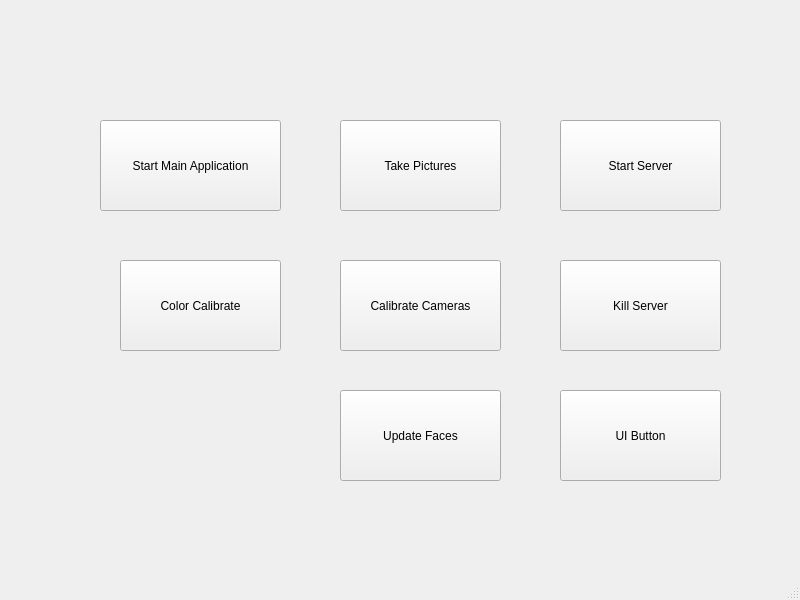
<?xml version="1.0" encoding="UTF-8"?>
<ui version="4.0">
 <class>MainWindow</class>
 <widget class="QMainWindow" name="MainWindow">
  <property name="geometry">
   <rect>
    <x>0</x>
    <y>0</y>
    <width>800</width>
    <height>600</height>
   </rect>
  </property>
  <property name="windowTitle">
   <string>MainWindow</string>
  </property>
  <widget class="QWidget" name="centralwidget">
   <widget class="QPushButton" name="MainApplicationButton">
    <property name="geometry">
     <rect>
      <x>100</x>
      <y>120</y>
      <width>181</width>
      <height>91</height>
     </rect>
    </property>
    <property name="text">
     <string>Start Main Application</string>
    </property>
   </widget>
   <widget class="QPushButton" name="TakePictureButton">
    <property name="geometry">
     <rect>
      <x>340</x>
      <y>120</y>
      <width>161</width>
      <height>91</height>
     </rect>
    </property>
    <property name="text">
     <string>Take Pictures</string>
    </property>
   </widget>
   <widget class="QPushButton" name="StartServerButton">
    <property name="geometry">
     <rect>
      <x>560</x>
      <y>120</y>
      <width>161</width>
      <height>91</height>
     </rect>
    </property>
    <property name="text">
     <string>Start Server</string>
    </property>
   </widget>
   <widget class="QPushButton" name="CalibrateCamerasBUtton">
    <property name="geometry">
     <rect>
      <x>340</x>
      <y>260</y>
      <width>161</width>
      <height>91</height>
     </rect>
    </property>
    <property name="text">
     <string>Calibrate Cameras</string>
    </property>
   </widget>
   <widget class="QPushButton" name="KillServerButton">
    <property name="geometry">
     <rect>
      <x>560</x>
      <y>260</y>
      <width>161</width>
      <height>91</height>
     </rect>
    </property>
    <property name="text">
     <string>Kill Server</string>
    </property>
   </widget>
   <widget class="QPushButton" name="ColorCalibrateButton">
    <property name="geometry">
     <rect>
      <x>120</x>
      <y>260</y>
      <width>161</width>
      <height>91</height>
     </rect>
    </property>
    <property name="text">
     <string>Color Calibrate</string>
    </property>
   </widget>
   <widget class="QPushButton" name="UpdateFacesButton">
    <property name="geometry">
     <rect>
      <x>340</x>
      <y>390</y>
      <width>161</width>
      <height>91</height>
     </rect>
    </property>
    <property name="text">
     <string>Update Faces</string>
    </property>
   </widget>
   <widget class="QPushButton" name="UIButton">
    <property name="geometry">
     <rect>
      <x>560</x>
      <y>390</y>
      <width>161</width>
      <height>91</height>
     </rect>
    </property>
    <property name="text">
     <string>UI Button</string>
    </property>
   </widget>
  </widget>
  <widget class="QMenuBar" name="menubar">
   <property name="geometry">
    <rect>
     <x>0</x>
     <y>0</y>
     <width>800</width>
     <height>22</height>
    </rect>
   </property>
  </widget>
  <widget class="QStatusBar" name="statusbar"/>
 </widget>
 <resources/>
 <connections/>
</ui>
